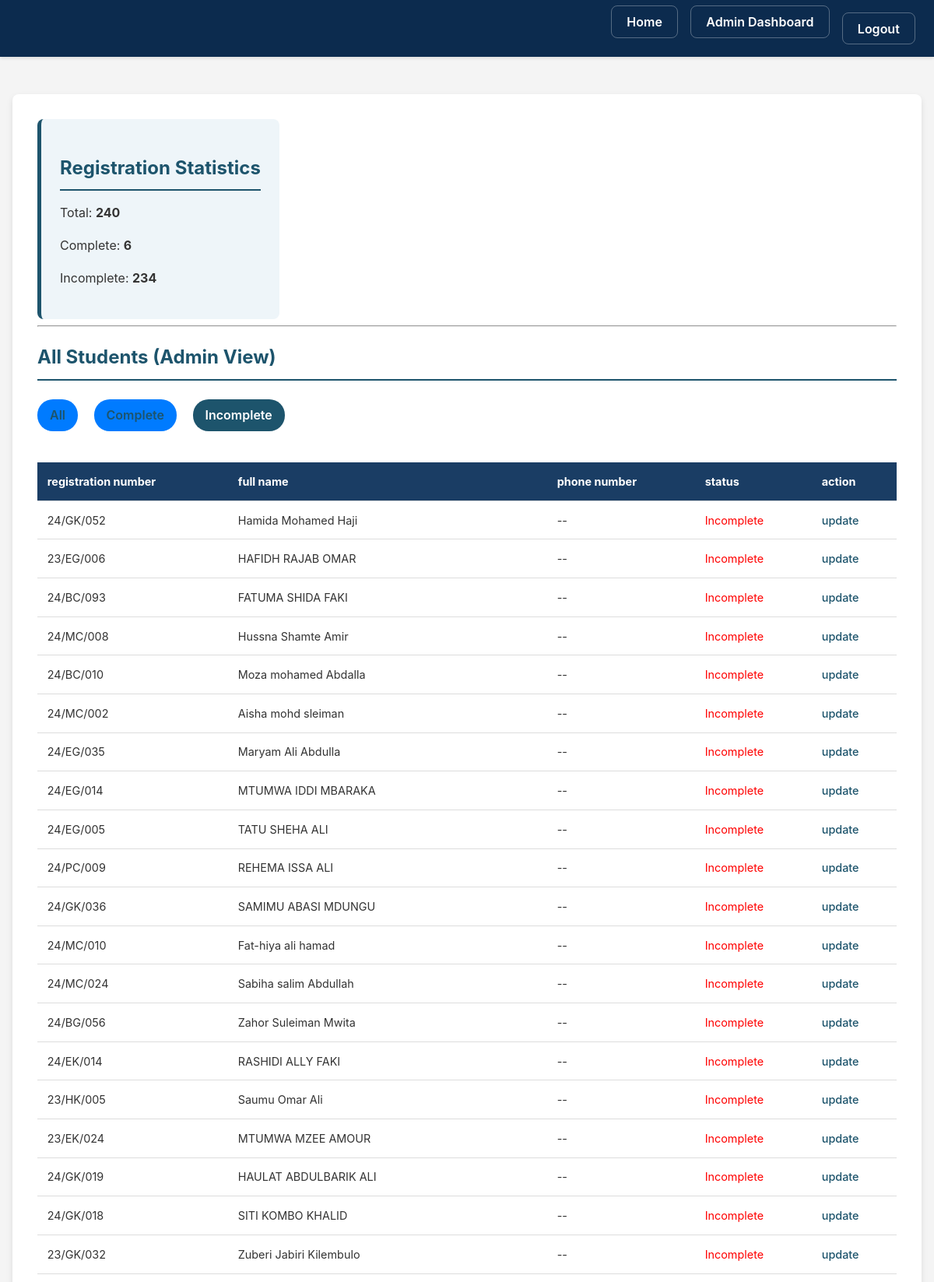
Screenshot of /dashboard/?filter=unregistered (signed in, upper part) with the database file from the repository.
### students/models.py (models this page shows, shortened)
class Student(models.Model):
    registration_number = models.CharField(max_length=50, unique=True, verbose_name="Namba ya Usajili")
    full_name = models.CharField(max_length=255, unique=True, verbose_name="Jina Kamili")
    phone_number = models.CharField(max_length=15, blank=True, null=True, verbose_name="Namba ya Simu")
    is_registered = models.BooleanField(default=False)

### students/views.py (the view)
# urls.py: path('dashboard/', student_dashboard, name='student_dashboard'),
@login_required
@user_passes_test(lambda u: u.is_superuser)
def student_dashboard(request):
    filter_by = request.GET.get('filter')
    if filter_by == 'registered':
        students = Student.objects.filter(is_registered=True)
    elif filter_by == 'unregistered':
        students = Student.objects.filter(is_registered=False)
    else:
        students = Student.objects.all()
    stats = Student.objects.aggregate(
        total_students=Count('id'),
        registered_count=Count('id', filter=Q(is_registered=True))
    )
    total_students = stats['total_students']
    registered_count = stats['registered_count']
    unregistered_count = total_students - registered_count
    context = {
        'students': students,
        'total_students': total_students,
        'registered_count': registered_count,
        'unregistered_count': unregistered_count,
        'filter_by': filter_by,
    }
    return render(request, 'students/student_dashboard.html', context)

### students/templates/students/student_dashboard.html (shortened to what this page needs)
{% extends 'students/base.html' %}
{% block content %}
<div class="container">
    <div class="header-actions">
        <div class="stats">
            <h2>Registration Statistics</h2>
            <p>Total: <strong>{{ total_students }}</strong></p>
            <p>Complete: <strong>{{ registered_count }}</strong></p>
            <p>Incomplete: <strong>{{ unregistered_count }}</strong></p>
        </div>
    </div>
    <hr>
    <h2>All Students (Admin View)</h2>
    <div class="filters">
        <a href="{% url 'student_dashboard' %}" class="button {% if not filter_by %}active{% endif %}">All</a>
        <a href="?filter=registered" class="button {% if filter_by == 'registered' %}active{% endif %}">Complete</a>
        <a href="?filter=unregistered" class="button {% if filter_by == 'unregistered' %}active{% endif %}">Incomplete</a>
    </div>
    <div class="student-table">
        <table>
            <thead>
                <tr>
                    <th>registration number</th>
                    <th>full name</th>
                    <th>phone number</th>
                    <th>status</th>
                    <th>action</th>
                </tr>
            </thead>
            <tbody>
                {% for student in students %}
                <tr>
                    <td>{{ student.registration_number }}</td>
                    <td>{{ student.full_name }}</td>
                    <td>{{ student.phone_number|default:"--" }}</td>
                    <td>{% if student.is_registered %}<span style="color: green;">Complete</span>{% else %}<span style="color: red;">Incomplete</span>{% endif %}</td>
                    <td><a href="{% url 'student_update' pk=student.pk %}">update</a></td>
                </tr>
                {% empty %}
                <tr>
                    <td colspan="5">no students found</td>
                </tr>
                {% endfor %}
            </tbody>
        </table>
    </div>
</div>
{% endblock %}

### students/static/students/css/styles.css (style rules this page uses)
body { font-family: -apple-system, BlinkMacSystemFont, "Segoe UI", Roboto, Helvetica, Arial, sans-serif; line-height: 1.6; background-color: #F4F4F4; color: #333; margin: 0; padding: 0; display: flex; flex-direction: column; min-height: 100vh; }
.container { max-width: 1400px; margin: 2rem auto; padding: 2rem; background: #ffffff; box-sizing: border-box; border-radius: 8px; box-shadow: 0 4px 8px rgba(0, 0, 0, 0.1); animation: fadeInUp 1s; }
h2 { color: #1D546C; margin-bottom: 1rem; border-bottom: 2px solid #1D546C; padding-bottom: 0.5rem; }
p { margin-bottom: 1rem; }
button, .button, input[type="submit"] { display: inline-block; background-color: #007bff; color: #ffffff; padding: 0.8rem 1.5rem; border: none; border-radius: 4px; cursor: pointer; text-decoration: none; font-size: 1rem; font-weight: 600; transition: background-color 0.3s, transform 0.2s; }
.header-actions { display: flex; justify-content: space-between; align-items: flex-start; flex-wrap: wrap; gap: 1rem; }
.stats { background: #eef5f9; padding: 1.5rem; border-radius: 8px; border-left: 5px solid #1D546C; }
.filters { margin: 1.5rem 0; }
.filters a { margin-right: 1rem; text-decoration: none; color: #1D546C; padding: 0.5rem 1rem; border-radius: 20px; transition: background-color 0.3s, color 0.3s; }
.filters a.active, .filters a:hover { background-color: #1D546C; color: white; }
.student-table { overflow-x: auto; }
table { width: 100%; border-collapse: collapse; margin-top: 1rem; }
thead { background-color: #1A3D64; color: white; }
th, td { padding: 0.8rem; text-align: left; font-size: 0.9rem; border-bottom: 1px solid #ddd; }
tbody tr { transition: background-color 0.3s; }
td a { color: #1D546C; text-decoration: none; font-weight: 500; }

### rows the page displays
Student: registration_number "24/GK/052", full_name "Hamida Mohamed Haji", phone_number "--", is_registered "Incomplete"
Student: registration_number "23/EG/006", full_name "HAFIDH RAJAB OMAR", phone_number "--", is_registered "Incomplete"
Student: registration_number "24/BC/093", full_name "FATUMA SHIDA FAKI", phone_number "--", is_registered "Incomplete"
Student: registration_number "24/MC/008", full_name "Hussna Shamte Amir", phone_number "--", is_registered "Incomplete"
Student: registration_number "24/BC/010", full_name "Moza mohamed Abdalla", phone_number "--", is_registered "Incomplete"
Student: registration_number "24/MC/002", full_name "Aisha mohd sleiman", phone_number "--", is_registered "Incomplete"
Student: registration_number "24/EG/035", full_name "Maryam Ali Abdulla", phone_number "--", is_registered "Incomplete"
Student: registration_number "24/EG/014", full_name "MTUMWA IDDI MBARAKA", phone_number "--", is_registered "Incomplete"
Student: registration_number "24/EG/005", full_name "TATU SHEHA ALI", phone_number "--", is_registered "Incomplete"
Student: registration_number "24/PC/009", full_name "REHEMA ISSA ALI", phone_number "--", is_registered "Incomplete"
Student: registration_number "24/GK/036", full_name "SAMIMU ABASI MDUNGU", phone_number "--", is_registered "Incomplete"
Student: registration_number "24/MC/010", full_name "Fat-hiya ali hamad", phone_number "--", is_registered "Incomplete"
Student: registration_number "24/MC/024", full_name "Sabiha salim Abdullah", phone_number "--", is_registered "Incomplete"
Student: registration_number "24/BG/056", full_name "Zahor Suleiman Mwita", phone_number "--", is_registered "Incomplete"
Student: registration_number "24/EK/014", full_name "RASHIDI ALLY FAKI", phone_number "--", is_registered "Incomplete"
Student: registration_number "23/HK/005", full_name "Saumu Omar Ali", phone_number "--", is_registered "Incomplete"
Student: registration_number "23/EK/024", full_name "MTUMWA MZEE AMOUR", phone_number "--", is_registered "Incomplete"
Student: registration_number "24/GK/019", full_name "HAULAT ABDULBARIK ALI", phone_number "--", is_registered "Incomplete"
Student: registration_number "24/GK/018", full_name "SITI KOMBO KHALID", phone_number "--", is_registered "Incomplete"
Student: registration_number "23/GK/032", full_name "Zuberi Jabiri Kilembulo", phone_number "--", is_registered "Incomplete"

### other values shown
{{ total_students }} "240"
{{ registered_count }} "6"
{{ unregistered_count }} "234"
